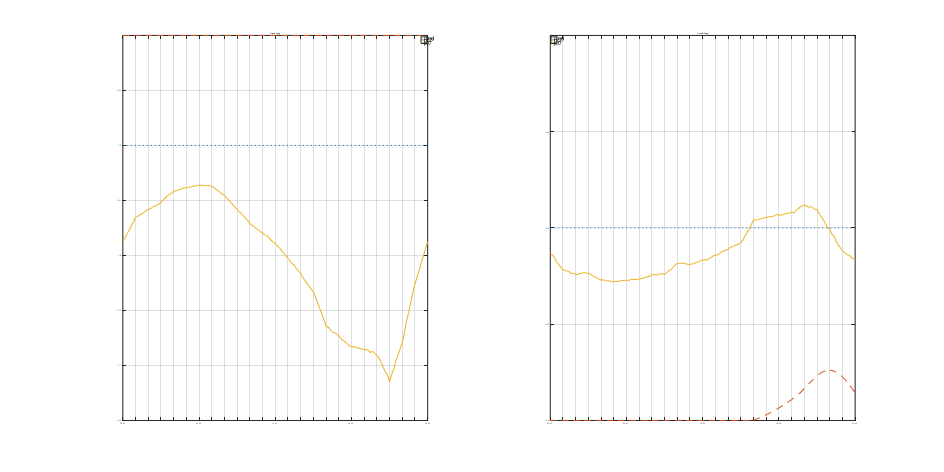
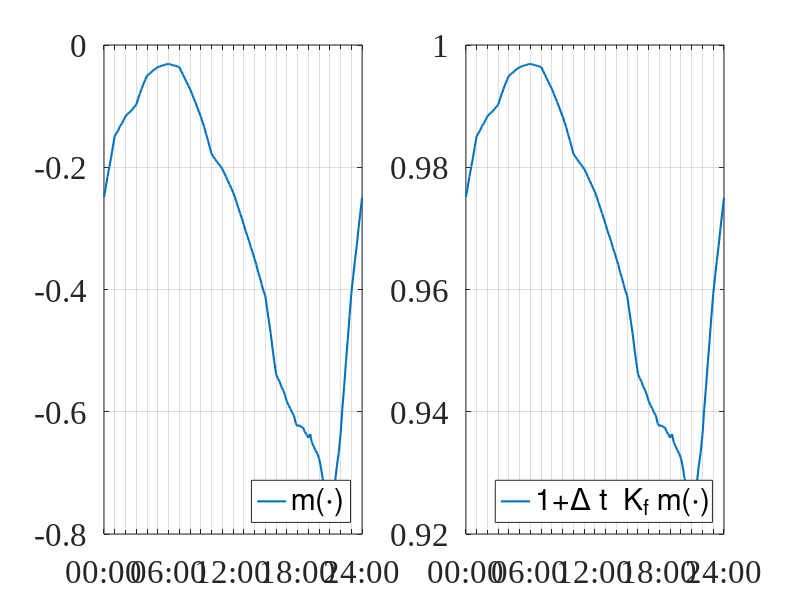

The MATLAB script that drew these images, in order:
%%%%%%%%%%%%%%%%%%%%%%%%%%%%%%%%%%%%%%%%%%%%%%%%%%%%%%%%%
% Example 3 for distribution
% Miguel Parada Contzen
% Conce, enero 2022
%%%%%%%%%%%%%%%%%%%%%%%%%%%%%%%%%%%%%%%%%%%%%%%%%%%%%%%%%
clear 
close all
clc
rng(1); %random numbers seed
fprintf('%%%%%%%%%%%%%%%%%%%%%%%%%%%%%%%%%%%%%%%%%%\n')  
%%%%%%%%%%%%%%%%%%%%%%%%%%%%%%%%%%%%%%%%%%%%%%%%%%%%%%%%%
    grafgrabar   = true;
%%%%%%%%%%%%%%%%%%%%%%%%%%%%%%%%%%%%%%%%%%%%%%%%%%%%%%%%%%%%%%%%%
%some drawing constants
    ancho = 200;
    alto  = 200;
    Fontsize = 24;
    LineSize = 2;

    hrs  = 0:24;
    hrtext  = {'00:00','','','','','',...
               '06:00','','','','','',...
               '12:00','','','','','',...
               '18:00','','','','','','24:00'} ;
%%%%%%%%%%%%%%%%%%%%%%%%%%%%%%%%%%%%%%%%%%%%%%%%%%%%%%%%%
% general defitions
    j = sqrt(-1);
    V = 15e3;%4.16e3;
%%%%%%%%%%%%%%%%%%%%%%%%%%%%%%%%%%%%%%%%%%%%%%%%%%%%%%%%%%
% Nodes
    NodeData = dlmread('nodes.csv',';',1,0);
    N = size(NodeData,1) - 1;

    unos = ones(N,1);
    Id   = eye(N,N);
%Nominal load
    Ploadmax  = NodeData(2:end,4)*1e3;
%Load mix
    LoadMix = NodeData(2:end,5:7)/100;
%RES
    Sresinstal = [NodeData(2:end,9),NodeData(2:end,8)]*1e3; %Wind; PV
%Compensation
    Qcomp = NodeData(2:end,10);
%%%%%%%%%%%%%%%%%%%%%%%%%%%%%%%%%%%%%%%%%%%%%%%%%%%%%%%%%%
% Branches
    BranchData = dlmread('branches.csv',';',1,0);
    NB = size(BranchData,1);
    
    DDD = zeros(NB,N+1); %incidenz matrix
    WWW = zeros(NB,NB); %branch admitances
    for bb = 1:NB,
        n = BranchData(bb,1)+1;
        m = BranchData(bb,2)+1;
        DDD(bb,n) =  1;
        DDD(bb,m) = -1;
        WWW(bb,bb) = 1/(BranchData(bb,3) + j*BranchData(bb,4));
    end
%addmitances matrices
    hatYYY = DDD'*WWW*DDD;
    Y00    = hatYYY(1,1);
    Y0     = diag(hatYYY(1,2:N+1));
    YYY    = hatYYY(2:end,2:end);
%%%%%%%%%%%%%%%%%%%%%%%%%%%%%%%%%%%%%%%%%%%%%%%%%%%%%%%%%
% Load Profiles in p.u.
    Phr = dlmread('LoadProfiles.csv',';',1,1);
    Phr = [Phr;Phr(1,:)]; %00:00 = 24:00
%%%%%%%%%%%%%%%%%%%%%%%%%%%%%%%%%%%%%%%%%%%%%%%%%%%%%%%%%
% Algorithm tunning
    tol        = 1e-6; %tolerance
    maxit      = 100; %max number iterations
    terminator = 0;%0: h_I; 1: h_P
        fprintf('   Max. Number of iterations: %i\n',maxit)
        fprintf('   Tolerance: %e\n',tol)

    algoritmo = 'CCSS';
        
    invMtx = YYY\eye(size(YYY));
    bbb    = invMtx*Y0*unos*V;   
        fprintf('   Solution algorithm: %s (%1.0f)\n',algoritmo,5);
    
%%%%%%%%%%%%%%%%%%%%%%%%%%%%%%%%%%%%%%%%%%%%%%%%%%%%%%%%%
% Exponential function (expm too slow?)
    my_expmj = @(XXX) diag(  cos(diag(XXX)) + j*sin(diag(XXX)) );
%%%%%%%%%%%%%%%%%%%%%%%%%%%%%%%%%%%%%%%%%%%%%%%%%%%%%%%%%
% Power balance functions
    h_P = @(VVV,Sres,Sz,Si,Sp)   Sres*unos -Sz*(abs(VVV)^2)*unos - Si*abs(VVV)*unos - Sp*unos - V*conj(Y0)*VVV*unos - VVV*conj(YYY)*conj(VVV)*unos;
    A_P = @(VVV,Sres,Sz,Si,Sp)  -Sz*conj(VVV)-0.5*Si*conj(VVV)/abs(VVV) - V*conj(Y0) - diag(conj(YYY)*conj(VVV)*unos);
    B_P = @(VVV,Sres,Sz,Si,Sp)  -Sz*VVV - 0.5*Si*VVV/abs(VVV)-VVV*conj(YYY);
    C_P = @(AAA,BBB,RRR,Psi)  AAA*my_expmj(Psi) + BBB*my_expmj(-Psi);
    D_P = @(AAA,BBB,RRR,Psi)  AAA*j*RRR*my_expmj(Psi) - BBB*j*RRR*my_expmj(-Psi);
%%%%%%%%%%%%%%%%%%%%%%%%%%%%%%%%%%%%%%%%%%%%%%%%%%%%%%%%%
% Current balance functions
    h_I = @(VVV,Sres,Sz,Si,Sp)  VVV\Sres*unos -Sz*conj(VVV)*unos - (Si*abs(VVV)/VVV)*unos- VVV\Sp*unos - conj(Y0)*unos*V - conj(YYY)*conj(VVV)*unos;
    A_I = @(VVV,Sres,Sz,Si,Sp)  -(VVV^2)\Sres +Si*(conj(VVV))^2/(abs(VVV)^3) + (VVV^2)\Sp;
    B_I = @(VVV,Sres,Sz,Si,Sp)  -Sz - Si/abs(VVV)-conj(YYY);
%%%%%%%%%%%%%%%%%%%%%%%%%%%%%%%%%%%%%%%%%%%%%%%%%%%%%%%%%
% Terminator functions
    if terminator,
        TheEnd = @(VVV,Sres,Sz,Si,Sp) norm(h_P(VVV,Sres,Sz,Si,Sp))<tol;
        fprintf('   Terminator: h_P\n')
    else
        TheEnd = @(VVV,Sres,Sz,Si,Sp) norm(h_I(VVV,Sres,Sz,Si,Sp))<tol;
        fprintf('   Terminator: h_I\n')
    end
%%%%%%%%%%%%%%%%%%%%%%%%%%%%%%%%%%%%%%%%%%%%%%%%%%%%%%%%%
fprintf('%%%%%%%%%%%%%%%%%%%%%%%%%%%%%%%%%%%%%%%%%%\n') 
%%%%%%%%%%%%%%%%%%%%%%%%%%%%%%%%%%%%%%%%%%%%%%%%%%%%%%%%%
%ZIP and fp values (Taken from Kundur:1994, Ch. 7)
    fpload = [ 0.85; %Com Summer
           0.90; %Com Winter
           0.90; %Res Summer
           0.99; %Res Winter
           0.85 %Ind
           ];
    aP     = [ 0.99; %Com Summer
           1.30; %Com Winter
           1.20; %Res Summer
           1.50; %Res Winter
           0.18 %Ind
           ];
    aQ     = [ 3.50; %Com Summer
           3.10; %Com Winter
           2.90; %Res Summer
           3.20; %Res Winter
           6.00 %Ind
           ];
    pz = 0.50; %arbitrary for all classes and nodes
    qz = 0.50; %arbitrary for all classes and nodes

    epsilon = 0.01; %for noise component
%%%%%%%%%%%%%%%%%%%%%%%%%%%%%%%%%%%%%%%%%%%%%%%%%%%%%%%%%
% Time definitions
    DT     = 10;%0.5;%1;% %sample period in minutes
    t0     = 0; %begining 00:00hrs
    tf     = 24*60; %end 24:00hrs in minutes
    t      = t0:DT:tf; % time in minutes
    
    % repeat initial instant for IC calculation
    reps   = 100;
    t      = [t0*ones(1,reps),t]; 
    kinic  = reps+1;
%%%%%%%%%%%%%%%%%%%%%%%%%%%%%%%%%%%%%%%%%%%%%%%%%%%%%%%%%
% Seasons of the year
    mes    = 10; %month of the year
    fprintf('   Month of the year: %i\n',mes)
    %Load parameters
    if mes>11 || mes <3, %if summer
        season = 'summer';
        
        fpcom = fpload(1);
        fpres = fpload(3);

        aPcom = aP(1);
        aPres = aP(3);
        aQcom = aQ(1);
        aQres = aQ(3);
        
        nuP_com = 1.0;
        nuP_res = 1.0;
    elseif mes <6, %if autumn
        season = 'autumn';
        
        fpcom = fpload(2);
        fpres = fpload(4);

        aPcom = aP(2);
        aPres = aP(4);
        aQcom = aQ(2);
        aQres = aQ(4);
        
        nuP_com = 1.2;
        nuP_res = 1.3;
    elseif mes <9, %if winter
        season = 'winter';
        
        fpcom = fpload(2);
        fpres = fpload(4);

        aPcom = aP(2);
        aPres = aP(4);
        aQcom = aQ(2);
        aQres = aQ(4);
        
        nuP_com = 1.4;
        nuP_res = 1.6;
    else %if spring
        season = 'spring';
        
        fpcom = fpload(1);
        fpres = fpload(3);

        aPcom = aP(1);
        aPres = aP(3);
        aQcom = aQ(1);
        aQres = aQ(3);
        
        nuP_com = 1.2;
        nuP_res = 1.3;
    end
        fpind = fpload(5);
        aPind = aP(5);
        aQind = aQ(5);
    fprintf('   Season: %s\n',season)
    fprintf('%%%%%%%%%%%%%%%%%%%%%%%%%%%%%%%%%%%%%%%%%%\n')  
%%%%%%%%%%%%%%%%%%%%%%%%%%%%%%%%%%%%%%%%%%%%%%%%%%%%%%%%%
% RES generation profiles
    %Photo-voltaic
    PerfilesSol      = csvread('PerfilSolCarrielSur.csv');
    Imax             = max(PerfilesSol(:,1));
    Perfiles         = zeros(25,12);
    for m=1:12,
        vec = PerfilesSol(((m-1)*24+1):(m*24),1);
        vec = [vec;vec(1)];
        Perfiles(:,m) = vec;
        
        if m == mes,
            PerfilMensualIrr = vec;
        end 
    end
    %Wind profile   
    PerfilesEol      = csvread('PerfilEolCarrielSur.csv');
    Wndmax           = max(PerfilesEol(:,2)).^3;
    Perfiles         = zeros(25,12);
    for m=1:12,
        vec = PerfilesEol(((m-1)*24+1):(m*24),2);
        vec = [vec;vec(1)];
        Perfiles(:,m) = vec;
        
        if m == mes,
            PerfilMensualWnd = vec;
        end 
    end
    PerfilMensualWnd = PerfilMensualWnd.^3;
%%%%%%%%%%%%%%%%%%%%%%%%%%%%%%%%%%%%%%%%%%%%%%%%%%%%%%%%%
% OPEN LOOP for comparison
    fprintf('   Open Loop\n')
%%%%%%%%%%%%%%%%%%%%%%%%%%%%%%%%%%%%%%%%%%%%%%%%%%%%%%%%%
% Power factor control
    fpref    = 0.90;
    fpmin    = 0.80;
    Kfp      = 0*0.01;
    fprintf('   Proportional constant of fp ctrl: %1.2f\n',Kfp)
    fprintf('%%%%%%%%%%%%%%%%%%%%%%%%%%%%%%%%%%%%%%%%%%\n')  
%%%%%%%%%%%%%%%%%%%%%%%%%%%%%%%%%%%%%%%%%%%%%%%%%%%%%%%%%
% allocating vectors
    Pz  = zeros(N,length(t));
    Qz  = zeros(N,length(t));
    Pi  = zeros(N,length(t));
    Qi  = zeros(N,length(t));
    Pp  = zeros(N,length(t));
    Qp  = zeros(N,length(t));

    Psolar   = zeros(N,length(t));
    fpsolar  = ones(N,length(t));
    Qsolar   = zeros(N,length(t));

    Peol     = zeros(N,length(t));
    fpeol    = ones(N,length(t));
    Qeol     = zeros(N,length(t));

    ve       = zeros(N,length(t));
    vant     = V*unos;

    P0       = zeros(1,length(t));
    Q0       = zeros(1,length(t));
    fp0      = zeros(1,length(t));

    SPfp     = zeros(1,length(t));
    SPfp(1)  = 1;%fpref;%
    m        = zeros(1,length(t));
    b        = zeros(1,length(t));
    sold     = 0*unos;
%%%%%%%%%%%%%%%%%%%%%%%%%%%%%%%%%%%%%%%%%%%%%%%%%%%%%%%%%
% loop on time
for kk=1:length(t),
    %%%%%%%%%%%%%%%%%%%%%%%%%%%%%%%%%%%%%%%%%%%%%%%%%%%%%%%%%
    %find time in hours
        hr  = floor(t(kk)/60);
        if hr>24,
            hr = hr - 24;
        end
        nxthr = min(hr+1,24);
        interhr = mod(t(kk),60)/60;
    %%%%%%%%%%%%%%%%%%%%%%%%%%%%%%%%%%%%%%%%%%%%%%%%%%%%%%%%%
    %Define ZIP loads
        for ii = 1:N,%loop over nodes
            %comercial ZIP components
            ppucomi = (1-interhr)*Phr(hr+1,1) + interhr*Phr(nxthr+1,1);
            Pcomi = Ploadmax(ii)*LoadMix(ii,1)*ppucomi*(1+epsilon*randn)*nuP_com;
            Qcomi = Pcomi*sqrt((1/fpcom^2) - 1)*(1+epsilon*randn);

            if Pcomi>0,
                pIcomi = V*aPcom/Pcomi - 2*pz;
                qIcomi = V*aQcom/Qcomi - 2*qz;
            else
                pIcomi = 0;
                qIcomi = 0;
            end
            pPcomi = 1 - pz - pIcomi;
            qPcomi = 1 - qz - qIcomi;
            %residential ZIP components
            ppuresi = (1-interhr)*Phr(hr+1,2) + interhr*Phr(nxthr+1,2);
            Presi = Ploadmax(ii)*LoadMix(ii,2)*ppuresi*(1+epsilon*randn)*nuP_res;
            Qresi = Presi*sqrt((1/fpres^2) - 1)*(1+epsilon*randn);
            
            if Presi>0,
                pIresi = V*aPres/Presi - 2*pz;
                qIresi = V*aQres/Qresi - 2*qz;
            else
                pIresi = 0;
                qIresi = 0;
            end
            pPresi = 1 - pz - pIresi;
            qPresi = 1 - qz - qIresi;
            %industrial ZIP components
            ppuindi = (1-interhr)*Phr(hr+1,3) + interhr*Phr(nxthr+1,3);
            Pindi = Ploadmax(ii)*LoadMix(ii,3)*ppuindi*(1+epsilon*randn);
            Qindi = Pindi*sqrt((1/fpind^2) - 1)*(1+epsilon*randn);

            if Pindi>0,
                pIindi = V*aPind/Pindi - 2*pz;
                qIindi = V*aQind/Qindi - 2*qz;
            else
                pIindi = 0;
                qIindi = 0;
            end
            pPindi = 1 - pz - pIindi;
            qPindi = 1 - qz - qIindi;
            %Build load matrices
            Pz(ii,kk) = pz*(Pcomi + Presi + Pindi)/(V^2);
            Qz(ii,kk) = qz*(Qcomi + Qresi + Qindi)/(V^2);
            Pi(ii,kk) = (pIcomi*Pcomi + pIresi*Presi + pIindi*Pindi)/V;
            Qi(ii,kk) = (qIcomi*Qcomi + qIresi*Qresi + qIindi*Qindi)/V;
            Pp(ii,kk) = pPcomi*Pcomi + pPresi*Presi + pPindi*Pindi;
            Qp(ii,kk) = qPcomi*Qcomi + qPresi*Qresi + qPindi*Qindi;
        end
        %Complex ZIP loads
        Sz = diag(Pz(:,kk)+j*Qz(:,kk));
        Si = diag(Pi(:,kk)+j*Qi(:,kk));
        Sp = diag(Pp(:,kk)+j*Qp(:,kk));
    %%%%%%%%%%%%%%%%%%%%%%%%%%%%%%%%%%%%%%%%%%%%%%%%%%%%%%%%%
    %Photo-voltaic Generation
        Irr = (1-interhr)*PerfilMensualIrr(hr+1) + interhr*PerfilMensualIrr(nxthr+1);
        Psolar(:,kk)  = (unos+epsilon*randn(N,1)).*Sresinstal(:,2)*Irr/Imax;
        fpsolar(:,kk) = SPfp(kk)*unos;
        Qsolar(:,kk)  = Psolar(:,kk).*sqrt((1./fpsolar(:,kk).^2) - 1);
    %%%%%%%%%%%%%%%%%%%%%%%%%%%%%%%%%%%%%%%%%%%%%%%%%%%%%%%%%
    %Wind Power Generation
        Wnd = (1-interhr)*PerfilMensualWnd(hr+1) + interhr*PerfilMensualWnd(nxthr+1);
        Peol(:,kk)  = (unos+epsilon*randn(N,1)).*Sresinstal(:,1)*Wnd/Wndmax;
        fpeol(:,kk) = SPfp(kk)*unos;
        Qeol(:,kk)  = Peol(:,kk).*sqrt((1./fpeol(:,kk).^2) - 1);
    %%%%%%%%%%%%%%%%%%%%%%%%%%%%%%%%%%%%%%%%%%%%%%%%%%%%%%%%%
    %RES complex matrix
        Sres = diag(j*Qcomp ... %compensation
                  + Psolar(:,kk) + j*Qsolar(:,kk) ... %PV
                  + Peol(:,kk) + j*Qeol(:,kk) ); %wind
    %%%%%%%%%%%%%%%%%%%%%%%%%%%%%%%%%%%%%%%%%%%%%%%%%%%%%%%%%
    %Initial condition for iterations
        VV   = diag(vant);
        RR   = abs(VV);
        PSI  = angle(VV);
        rp   = [RR*unos;PSI*unos];
        vvv  = VV*unos;
        uw   = [real(VV*unos);imag(VV*unos)];
            permiso = 1;
            cont    = 0;
            %%%%%%%%%%%%%%%%%%%%%%%%%%%%%%%%%%%%%%%%%%%%%%%%%%%%%%%%%
            % Sucesive currents iteration loop
            while permiso,
                sss   = Sres*unos - Sz*(abs(vvv).^2) - Si*abs(vvv) - Sp*unos;
                iii   = conj(sss./vvv);
                vvv   = invMtx*iii - bbb ;
                VV    = diag(vvv);

                cont = cont + 1;
                if cont>=maxit,
                    permiso = 0;
                end
                if TheEnd(VV,Sres,Sz,Si,Sp),
                    permiso = 0;
                end
            end
    %%%%%%%%%%%%%%%%%%%%%%%%%%%%%%%%%%%%%%%%%%%%%%%%%%%%%%%%%
    % Save calculated voltage
        ve(:,kk) = VV*unos;
        vant     = ve(:,kk);
    %%%%%%%%%%%%%%%%%%%%%%%%%%%%%%%%%%%%%%%%%%%%%%%%%%%%%%%%%
    % Find powers at substation root node 0
        s0      = conj(Y00)*V^2 + V*unos'*conj(Y0)*conj(vant);
        P0(kk)  = real(s0);
        Q0(kk)  = imag(s0);
        fp0(kk) = real(s0)/abs(s0);%*(1+epsilon*randn);
    %%%%%%%%%%%%%%%%%%%%%%%%%%%%%%%%%%%%%%%%%%%%%%%%%%%%%%%%%
    %Find slope "m" and free term "b" of the relation between pwr factors
        s0c       = conj(s0);
        alfa      = 1/abs(s0) - sqrt(s0c/(s0^3));
        H1        = alfa*conj(Y0) + conj(alfa)*Y0;
        H2        = -j*alfa*conj(Y0) + j*conj(alfa)*Y0;

        AA  = A_P(diag(ve(:,kk)),Sres,Sz,Si,Sp);
        BB  = B_P(diag(ve(:,kk)),Sres,Sz,Si,Sp);
        Mtx =  [real(AA+BB), -imag(AA-BB);
                imag(AA+BB),  real(AA-BB)];

        Pres = real(Sres);
        
        sss  = (1 + j*sqrt( (1/SPfp(kk)^2)- 1))*Pres*unos ...
               - abs(diag(ve(:,kk)))^2*Sz*unos ...
               - abs(diag(ve(:,kk)))*Si*unos - Sp*unos ;
        Dsss  = sss - sold;
        sold  = sss;

        m(kk) = (V/4)*unos'*[H1, H2]*inv(Mtx)*[0*unos;Pres*unos]./...
                ((SPfp(kk)^2)*sqrt(1 - (SPfp(kk)^2)));
        
        b(kk) = -(V/4)*unos'*[H1, H2]*inv(Mtx)*[real(Dsss);imag(Dsss)]/DT;
    %%%%%%%%%%%%%%%%%%%%%%%%%%%%%%%%%%%%%%%%%%%%%%%%%%%%%%%%%
    % New power factor SP for RES
        e    = fpref-fp0(kk);
        temp = SPfp(kk) - DT*Kfp*e;
        SPfp(kk+1) = max(fpmin,min(temp,1));
end
%%%%%%%%%%%%%%%%%%%%%%%%%%%%%%%%%%%%%%%%%%%%%%%%%%%%%%%%%%%%%%%%%
%Graphs
    %%%%%%%%%%%%%%%%%%%%%%%%%%%%%%%%%%%%%%%%%%%%%%%%%%%%%%%%%%%%%%%%%
    % Substation power factor
    figure(1)
        subplot(1,2,1)
            evalc('hold');
            plot([t(kinic),t(end)]/60, [fpref,fpref],':','LineWidth',LineSize*0.75)
            plot(t(kinic:end)/60,SPfp(kinic:end-1),'--','LineWidth',LineSize*0.75)
            plot(t(kinic:end)/60,fp0(kinic:end),'-','LineWidth',LineSize)
            box ON
            set(gca,'XTick',hrs)
            set(gca,'XTickLabel',hrtext)
            title('Open loop')
            legend('f_{p,ref}','f_{p,SP}','f_{p,0}','location','northeast')
            grid ON
                hAx=gca;  % avoid repetitive function calls
                set(hAx,'xminorgrid','off','yminorgrid','off')
            xlim([hrs(1),hrs(end)]);
            set(gca,'FontName','Times New Roman','FontSize',Fontsize);
%%%%%%%%%%%%%%%%%%%%%%%%%%%%%%%%%%%%%%%%%%%%%%%%%%%%%%%%%%%%%%%%%
%%%%%%%%%%%%%%%%%%%%%%%%%%%%%%%%%%%%%%%%%%%%%%%%%%%%%%%%%%%%%%%%%
% CLOSED LOOP
    fprintf('   Closed Loop\n')
%%%%%%%%%%%%%%%%%%%%%%%%%%%%%%%%%%%%%%%%%%%%%%%%%%%%%%%%%
% Power factor control
    Kfp      = 0.01;
    fprintf('   Proportional constant of fp ctrl: %1.2f\n',Kfp)
    fprintf('%%%%%%%%%%%%%%%%%%%%%%%%%%%%%%%%%%%%%%%%%%\n')  
%%%%%%%%%%%%%%%%%%%%%%%%%%%%%%%%%%%%%%%%%%%%%%%%%%%%%%%%%
% allocating vectors
    Pz  = zeros(N,length(t));
    Qz  = zeros(N,length(t));
    Pi  = zeros(N,length(t));
    Qi  = zeros(N,length(t));
    Pp  = zeros(N,length(t));
    Qp  = zeros(N,length(t));

    Psolar   = zeros(N,length(t));
    fpsolar  = ones(N,length(t));
    Qsolar   = zeros(N,length(t));

    Peol     = zeros(N,length(t));
    fpeol    = ones(N,length(t));
    Qeol     = zeros(N,length(t));

    ve       = zeros(N,length(t));
    vant     = V*unos;

    P0       = zeros(1,length(t));
    Q0       = zeros(1,length(t));
    fp0      = zeros(1,length(t));

    SPfp     = zeros(1,length(t));
    SPfp(1)  = 1;%fpref;%
    m        = zeros(1,length(t));
    b        = zeros(1,length(t));
    sold     = 0*unos;
%%%%%%%%%%%%%%%%%%%%%%%%%%%%%%%%%%%%%%%%%%%%%%%%%%%%%%%%%
% loop on time
for kk=1:length(t),
    %%%%%%%%%%%%%%%%%%%%%%%%%%%%%%%%%%%%%%%%%%%%%%%%%%%%%%%%%
    %find time in hours
        hr  = floor(t(kk)/60);
        if hr>24,
            hr = hr - 24;
        end
        nxthr = min(hr+1,24);
        interhr = mod(t(kk),60)/60;
    %%%%%%%%%%%%%%%%%%%%%%%%%%%%%%%%%%%%%%%%%%%%%%%%%%%%%%%%%
    %Define ZIP loads
        for ii = 1:N,%loop over nodes
            %comercial ZIP components
            ppucomi = (1-interhr)*Phr(hr+1,1) + interhr*Phr(nxthr+1,1);
            Pcomi = Ploadmax(ii)*LoadMix(ii,1)*ppucomi*(1+epsilon*randn)*nuP_com;
            Qcomi = Pcomi*sqrt((1/fpcom^2) - 1)*(1+epsilon*randn);

            if Pcomi>0,
                pIcomi = V*aPcom/Pcomi - 2*pz;
                qIcomi = V*aQcom/Qcomi - 2*qz;
            else
                pIcomi = 0;
                qIcomi = 0;
            end
            pPcomi = 1 - pz - pIcomi;
            qPcomi = 1 - qz - qIcomi;
            %residential ZIP components
            ppuresi = (1-interhr)*Phr(hr+1,2) + interhr*Phr(nxthr+1,2);
            Presi = Ploadmax(ii)*LoadMix(ii,2)*ppuresi*(1+epsilon*randn)*nuP_res;
            Qresi = Presi*sqrt((1/fpres^2) - 1)*(1+epsilon*randn);
            
            if Presi>0,
                pIresi = V*aPres/Presi - 2*pz;
                qIresi = V*aQres/Qresi - 2*qz;
            else
                pIresi = 0;
                qIresi = 0;
            end
            pPresi = 1 - pz - pIresi;
            qPresi = 1 - qz - qIresi;
            %industrial ZIP components
            ppuindi = (1-interhr)*Phr(hr+1,3) + interhr*Phr(nxthr+1,3);
            Pindi = Ploadmax(ii)*LoadMix(ii,3)*ppuindi*(1+epsilon*randn);
            Qindi = Pindi*sqrt((1/fpind^2) - 1)*(1+epsilon*randn);

            if Pindi>0,
                pIindi = V*aPind/Pindi - 2*pz;
                qIindi = V*aQind/Qindi - 2*qz;
            else
                pIindi = 0;
                qIindi = 0;
            end
            pPindi = 1 - pz - pIindi;
            qPindi = 1 - qz - qIindi;
            %Build load matrices
            Pz(ii,kk) = pz*(Pcomi + Presi + Pindi)/(V^2);
            Qz(ii,kk) = qz*(Qcomi + Qresi + Qindi)/(V^2);
            Pi(ii,kk) = (pIcomi*Pcomi + pIresi*Presi + pIindi*Pindi)/V;
            Qi(ii,kk) = (qIcomi*Qcomi + qIresi*Qresi + qIindi*Qindi)/V;
            Pp(ii,kk) = pPcomi*Pcomi + pPresi*Presi + pPindi*Pindi;
            Qp(ii,kk) = qPcomi*Qcomi + qPresi*Qresi + qPindi*Qindi;
        end
        %Complex ZIP loads
        Sz = diag(Pz(:,kk)+j*Qz(:,kk));
        Si = diag(Pi(:,kk)+j*Qi(:,kk));
        Sp = diag(Pp(:,kk)+j*Qp(:,kk));
    %%%%%%%%%%%%%%%%%%%%%%%%%%%%%%%%%%%%%%%%%%%%%%%%%%%%%%%%%
    %Photo-voltaic Generation
        Irr = (1-interhr)*PerfilMensualIrr(hr+1) + interhr*PerfilMensualIrr(nxthr+1);
        Psolar(:,kk)  = (unos+epsilon*randn(N,1)).*Sresinstal(:,2)*Irr/Imax;
        fpsolar(:,kk) = SPfp(kk)*unos;
        Qsolar(:,kk)  = Psolar(:,kk).*sqrt((1./fpsolar(:,kk).^2) - 1);
    %%%%%%%%%%%%%%%%%%%%%%%%%%%%%%%%%%%%%%%%%%%%%%%%%%%%%%%%%
    %Wind Power Generation
        Wnd = (1-interhr)*PerfilMensualWnd(hr+1) + interhr*PerfilMensualWnd(nxthr+1);
        Peol(:,kk)  = (unos+epsilon*randn(N,1)).*Sresinstal(:,1)*Wnd/Wndmax;
        fpeol(:,kk) = SPfp(kk)*unos;
        Qeol(:,kk)  = Peol(:,kk).*sqrt((1./fpeol(:,kk).^2) - 1);
    %%%%%%%%%%%%%%%%%%%%%%%%%%%%%%%%%%%%%%%%%%%%%%%%%%%%%%%%%
    %RES complex matrix
        Sres = diag(j*Qcomp ... %compensation
                  + Psolar(:,kk) + j*Qsolar(:,kk) ... %PV
                  + Peol(:,kk) + j*Qeol(:,kk) ); %wind
    %%%%%%%%%%%%%%%%%%%%%%%%%%%%%%%%%%%%%%%%%%%%%%%%%%%%%%%%%
    %Initial condition for iterations
        VV   = diag(vant);
        RR   = abs(VV);
        PSI  = angle(VV);
        rp   = [RR*unos;PSI*unos];
        vvv  = VV*unos;
        uw   = [real(VV*unos);imag(VV*unos)];
            permiso = 1;
            cont    = 0;
            %%%%%%%%%%%%%%%%%%%%%%%%%%%%%%%%%%%%%%%%%%%%%%%%%%%%%%%%%
            % Sucesive currents iteration loop
            while permiso,
                sss   = Sres*unos - Sz*(abs(vvv).^2) - Si*abs(vvv) - Sp*unos;
                iii   = conj(sss./vvv);
                vvv   = invMtx*iii - bbb ;
                VV    = diag(vvv);

                cont = cont + 1;
                if cont>=maxit,
                    permiso = 0;
                end
                if TheEnd(VV,Sres,Sz,Si,Sp),
                    permiso = 0;
                end
            end
    %%%%%%%%%%%%%%%%%%%%%%%%%%%%%%%%%%%%%%%%%%%%%%%%%%%%%%%%%
    % Save calculated voltage
        ve(:,kk) = VV*unos;
        vant     = ve(:,kk);
    %%%%%%%%%%%%%%%%%%%%%%%%%%%%%%%%%%%%%%%%%%%%%%%%%%%%%%%%%
    % Find powers at substation root node 0
        s0      = conj(Y00)*V^2 + V*unos'*conj(Y0)*conj(vant);
        P0(kk)  = real(s0);
        Q0(kk)  = imag(s0);
        fp0(kk) = real(s0)/abs(s0);%*(1+epsilon*randn);
    %%%%%%%%%%%%%%%%%%%%%%%%%%%%%%%%%%%%%%%%%%%%%%%%%%%%%%%%%
    %Find slope "m" and free term "b" of the relation between pwr factors
        s0c       = conj(s0);
        alfa      = 1/abs(s0) - sqrt(s0c/(s0^3));
        H1        = alfa*conj(Y0) + conj(alfa)*Y0;
        H2        = -j*alfa*conj(Y0) + j*conj(alfa)*Y0;

        AA  = A_P(diag(ve(:,kk)),Sres,Sz,Si,Sp);
        BB  = B_P(diag(ve(:,kk)),Sres,Sz,Si,Sp);
        Mtx =  [real(AA+BB), -imag(AA-BB);
                imag(AA+BB),  real(AA-BB)];

        Pres = real(Sres);
        
        sss  = (1 + j*sqrt( (1/SPfp(kk)^2)- 1))*Pres*unos ...
               - abs(diag(ve(:,kk)))^2*Sz*unos ...
               - abs(diag(ve(:,kk)))*Si*unos - Sp*unos ;
        Dsss  = sss - sold;
        sold  = sss;

        m(kk) = (V/4)*unos'*[H1, H2]*inv(Mtx)*[0*unos;Pres*unos]./...
                ((SPfp(kk)^2)*sqrt(1 - (SPfp(kk)^2)));
        
        b(kk) = -(V/4)*unos'*[H1, H2]*inv(Mtx)*[real(Dsss);imag(Dsss)]/DT;
    %%%%%%%%%%%%%%%%%%%%%%%%%%%%%%%%%%%%%%%%%%%%%%%%%%%%%%%%%
    % New power factor SP for RES
        e    = fpref-fp0(kk);
        temp = SPfp(kk) - DT*Kfp*e;
        SPfp(kk+1) = max(fpmin,min(temp,1));
end
%%%%%%%%%%%%%%%%%%%%%%%%%%%%%%%%%%%%%%%%%%%%%%%%%%%%%%%%%%%%%%%%%
%Graphs
    %%%%%%%%%%%%%%%%%%%%%%%%%%%%%%%%%%%%%%%%%%%%%%%%%%%%%%%%%%%%%%%%%
    % Substation power factor
    figure(1)
        subplot(1,2,2)
            evalc('hold');
            plot([t(kinic),t(end)]/60, [fpref,fpref],':','LineWidth',LineSize*0.75)
            plot(t(kinic:end)/60,SPfp(kinic:end-1),'--','LineWidth',LineSize*0.75)
            plot(t(kinic:end)/60,fp0(kinic:end),'-','LineWidth',LineSize)
            box ON
            set(gca,'XTick',hrs)
            set(gca,'XTickLabel',hrtext)
            title('Closed loop')
            legend('f_{p,ref}','f_{p,SP}','f_{p,0}','location','northwest')
            grid ON
                hAx=gca;  % avoid repetitive function calls
                set(hAx,'xminorgrid','off','yminorgrid','off')
            xlim([hrs(1),hrs(end)]);
            ylim([fpmin,1]);
            set(gca,'FontName','Times New Roman','FontSize',Fontsize);
    %%%%%%%%%%%%%%%%%%%%%%%%%%%%%%%%%%%%%%%%%%%%%%%%%%%%%%%%%%%%%%%%%
    % power factor slopes
    figure(2)
        subplot(1,2,1)
            plot(t(kinic:end)/60,m(kinic:end),'-','LineWidth',1.5)
            box ON
            set(gca,'XTick',hrs)
            set(gca,'XTickLabel',hrtext)
            legend('m(\cdot)','Location','SouthEast')
            grid ON
                hAx=gca;  % avoid repetitive function calls
                set(hAx,'xminorgrid','off','yminorgrid','off')
            xlim([hrs(1),hrs(end)]);
            set(gca,'FontName','Times New Roman','FontSize',Fontsize);
        subplot(1,2,2)
            plot(t(kinic:end)/60,1+DT*Kfp*m(kinic:end),'-','LineWidth',1.5)
            box ON
            set(gca,'XTick',hrs)
            set(gca,'XTickLabel',hrtext)
            legend('1+\Delta t  K_f m(\cdot)','Location','SouthEast')
            grid ON
                hAx=gca;  % avoid repetitive function calls
                set(hAx,'xminorgrid','off','yminorgrid','off')
            xlim([hrs(1),hrs(end)]);
            set(gca,'FontName','Times New Roman','FontSize',Fontsize);
%%%%%%%%%%%%%%%%%%%%%%%%%%%%%%%%%%%%%%%%%%%%%%%%%%%%%%%%%%%%%%%%%
%save figures
if grafgrabar,
    sufix = ['_',season,'_mes_',num2str(mes),'.eps'];
    %%%%%%%%%%%%%%%%%%%%%%%%%%%%%%%%%%%%%%%%%%%%%%%%%%%%%%%%%%%%%%% 
    figure(1) 
            set(gcf,'PaperUnits','centimeters',...
                    'PaperSize',[2*ancho 1*alto],...
                    'PaperPosition',[0 0 2*ancho 1*alto]); %[0 0 ancho alto]
            print('-depsc','-r200',['fp',sufix]) % FunciOn para guardar .eps 
end
%%%%%%%%%%%%%%%%%%%%%%%%%%%%%%%%%%%%%%%%%%%%%%%%%%%%%%%%%%%%%%%%%
